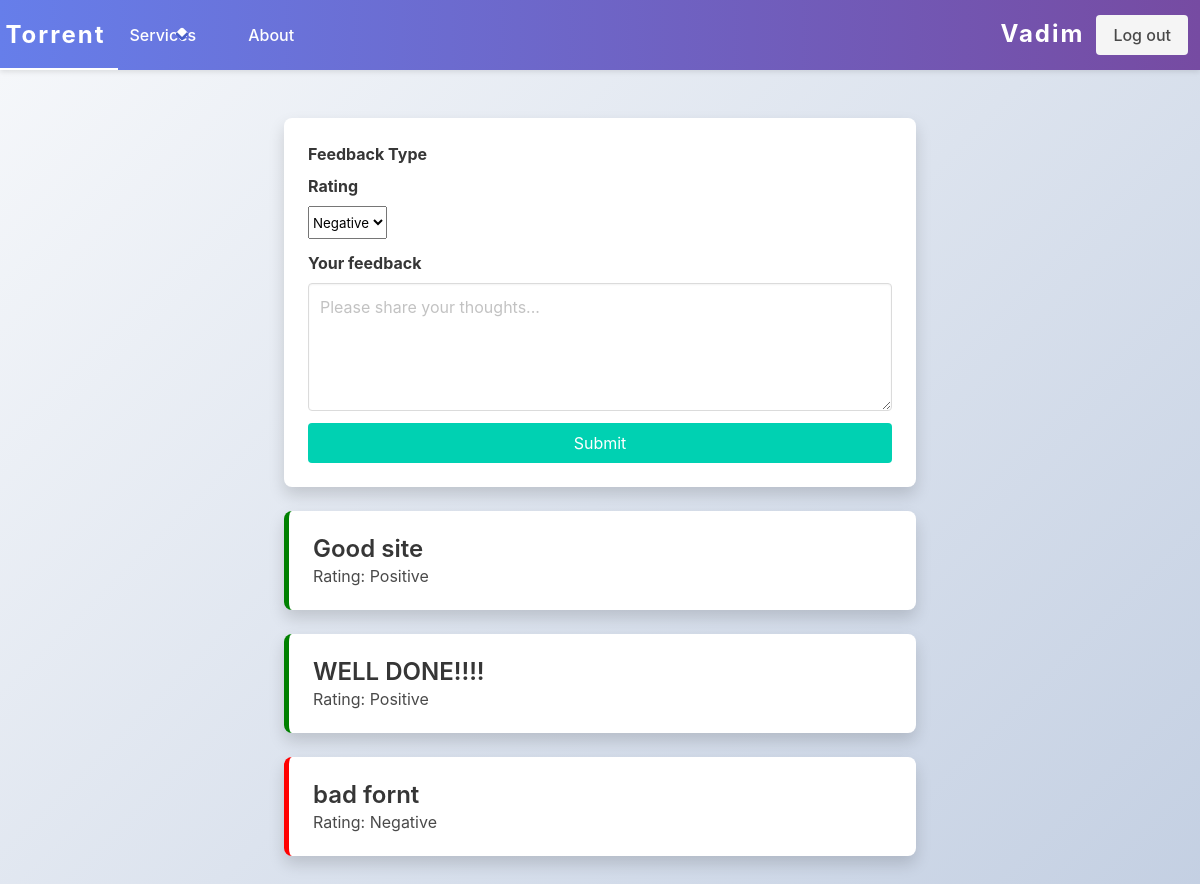
Page /feedback/ (signed in) on the committed database.
### tables this page shows
CREATE TABLE users (
      user_id INTEGER PRIMARY KEY AUTOINCREMENT UNIQUE,
      username TEXT NOT NULL UNIQUE,
      password TEXT NOT NULL
);

CREATE TABLE feedback (
    feedback_id INTEGER PRIMARY KEY AUTOINCREMENT,
    user_id INTEGER NOT NULL,
    text TEXT NOT NULL,
    rating INTEGER NOT NULL,
    FOREIGN KEY (user_id) REFERENCES users (user_id) ON DELETE CASCADE
);

### app/routes/feedback.py (the view)
@app.get("/feedback/")
@login_required
def get_feedback():
    form = FeedbackForm()
    form.rating.choices = [(1, "Negative"), (2, "Positive")]
    connection = get_db_connection()
    feedback = connection.execute(
        "SELECT f.feedback_id, f.text, f.rating, u.username FROM feedback f "
        "JOIN users u ON f.user_id = u.user_id"
    ).fetchall()
    connection.close()
    return render_template("feedback.html", form=form, feedbacks=feedback)

### app/forms/feedback.py
class FeedbackForm(FlaskForm):
    text = TextAreaField("Your feedback", validators=[validators.InputRequired()], render_kw={"placeholder": "Input your feedback here..."})
    rating = SelectField("Rating")
    submit = SubmitField("Submit")

### app/routes/auth.py (called while the page is built)
@login_manager.user_loader
def load_user(user_id):
    conn = get_db_connection()
    curs = conn.cursor()
    curs.execute("SELECT * FROM users WHERE user_id = ?", (user_id,))
    user = curs.fetchone()
    conn.close()
    if user:
        return User(user_id=user[0], username=user[1], password=user[2])
    return None

### connection.py (called while the page is built)
def get_db_connection():
    connection = sqlite3.connect("database.db", timeout=5)
    connection.row_factory = sqlite3.Row
    return connection

### app/templates/feedback.html (shortened to what this page needs)
{% extends "base.html" %}
{% block head %}
    <link rel="stylesheet" href="../static/css/feedback.css">
{% endblock %}
{% block content %}
<section class="section">
    <div class="container">
        <div class="columns is-centered">
            <div class="column is-8">
                <div class="card feedback-card fade-in">
                    <div class="card-content">
                        <form action="{{ url_for('post_add_feedback') }}" method="POST">
                            <div class="field">
                                <label class="label">Feedback Type</label>
                                <div class="control">
                                    {{ form.rating.label(class="label") }}
                                    {{ form.rating(class="select") }}
                                </div>
                            </div>
                            <div class="field">
                                <div class="control">
                                    {{ form.text.label(class="label") }}
                                    {{ form.text(class="textarea", placeholder="Please share your thoughts...") }}
                                </div>
                            </div>
                            <div class="field">
                                <div class="control">
                                    <button class="button is-primary is-fullwidth" type="submit">{{ form.submit.label.text }}</button>
                                </div>
                            </div>
                        </form>
                    </div>
                </div>
            </div>
        </div>
        <div class="columns is-centered">
            <div class="column is-8">
                {% for feedback in feedbacks %}
                    <div class="card feedback-card fade-in {% if feedback['rating'] == 2 %}positive-feedback{% else %}negative-feedback{% endif %}">
                        <div class="card-content">
                            <p class="title is-4">{{ feedback['text'] }}</p>
                            <p class="subtitle is-6">Rating: {% if feedback['rating'] == 2 %}Positive{% else %}Negative{% endif %}</p>
                        </div>
                    </div>
                    <br>
                {% endfor %}
            </div>
        </div>
    </div>
</section>
{% endblock %}

### app/templates/base.html (shortened to what this page needs)
<!DOCTYPE html>
<html lang="en">
<head>
  <link rel="stylesheet" href="https://cdn.jsdelivr.net/npm/bulma@0.9.4/css/bulma.min.css">
  <link rel="stylesheet" href="../static/css/style.css">
  {% block head %}{% endblock %}
</head>
<body>
{% block navbar %}
  <nav class="navbar is-transparent" role="navigation" aria-label="main navigation">
    <div class="container">
      <div class="navbar-brand">
        <a class="navbar-item logo" href="{{ url_for('get_games') }}">
          <span class="logo-text">Torrent</span>
        </a>
      </div>
          <div class="navbar-item has-dropdown is-hoverable">
            <a class="navbar-link nav-link">
              Services
            </a>
          </div>
          <a class="navbar-item nav-link" href="{{ url_for('get_about') }}">
            About
          </a>
        </div>
        <div class="navbar-end">
          <div class="navbar-item">
              <div class="buttons">
                  {% if session.get('username') %}
                      <span class="navbar-item">
                          <strong class="user-text">{{ session['username'] }}</strong>
                      </span>
                      <a class="button is-light animated-button" href="{{ url_for('get_logout') }}">
                          Log out
                      </a>
                  {% endif %}
              </div>
            </div>
        </div>
  </nav>
{% endblock %}
<section class="hero is-fullheight-with-navbar">
  {% block content %}
  {% endblock content %}
</section>
</body>
</html>

### app/static/css/style.css (style rules this page uses)
.navbar { box-shadow: 0 2px 5px rgba(0, 0, 0, 0.1); transition: all 0.3s ease; background: linear-gradient(90deg, #667eea 0%, #764ba2 100%); }
.navbar-item, .navbar-link { color: white !important; font-weight: 500; transition: all 0.3s ease; }
.logo { position: relative; overflow: hidden; }
.logo-text { font-size: 1.5rem; font-weight: 700; letter-spacing: 2px; color: white; }
.user-text { font-size: 1.5rem; font-weight: 700; letter-spacing: 2px; color: white; margin-bottom: 10px; }
.logo::after { content: ''; position: absolute; bottom: 0; left: 0; width: 0; height: 2px; background-color: white; transition: width 0.3s ease; }
.nav-link { position: relative; }
.nav-link::after { content: ''; position: absolute; bottom: 10px; left: 50%; width: 0; height: 2px; background-color: white; transition: all 0.3s ease; transform: translateX(-50%); }
.animated-button { transition: all 0.3s ease; overflow: hidden; position: relative; z-index: 1; }
.animated-button::before { content: ''; position: absolute; top: 0; left: -100%; width: 100%; height: 100%; background: rgba(255, 255, 255, 0.2); transition: all 0.3s ease; z-index: -1; }
.hero { background: linear-gradient(135deg, #f5f7fa 0%, #c3cfe2 100%); }

### app/static/css/feedback.css (style rules this page uses)
.feedback-card { border-radius: 0.5rem; box-shadow: 0 0.5rem 1rem rgba(0, 0, 0, 0.15); }
.fade-in { opacity: 0; transform: translateY(20px); transition: opacity 0.5s ease, transform 0.5s ease; }
.fade-in.is-visible { opacity: 1; transform: translateY(0); }
.positive-feedback { border-left: 5px solid green; }
.negative-feedback { border-left: 5px solid red; }

### rows in the picture
users: username "Vadim"
feedback: text "Good site", rating "Positive"
feedback: text "WELL DONE!!!!", rating "Positive"
feedback: text "bad fornt", rating "Negative"
